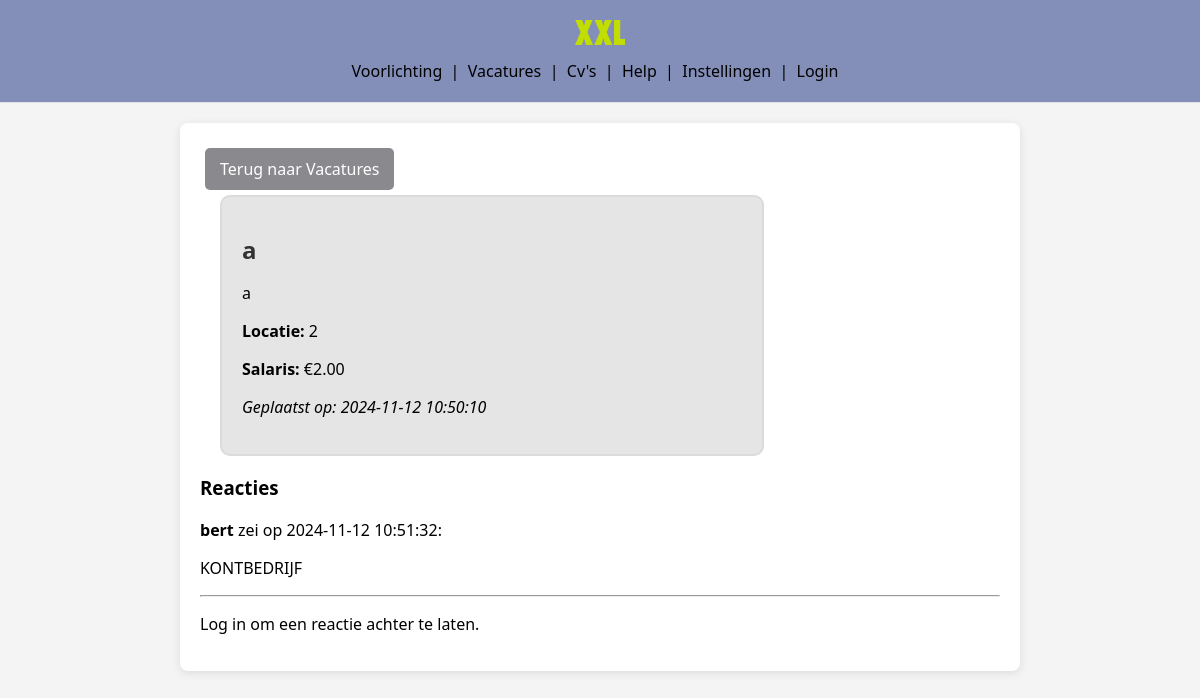
Page /vacature_detail.php?id=3 on the committed database.
### tables this page shows
CREATE TABLE `vacatureposts` (
  `id` int(11) NOT NULL,
  `titel` varchar(255) NOT NULL,
  `beschrijving` text NOT NULL,
  `locatie` varchar(255) NOT NULL,
  `salaris` decimal(10,2) DEFAULT NULL,
  `datum_geplaatst` timestamp NOT NULL DEFAULT current_timestamp(),
  `gebruiker_id` int(11) NOT NULL
);

CREATE TABLE `comments` (
  `id` int(11) NOT NULL,
  `vacature_id` int(11) NOT NULL,
  `naam` varchar(255) NOT NULL,
  `reactie` text NOT NULL,
  `datum_geplaatst` timestamp NOT NULL DEFAULT current_timestamp()
);

### vacature_detail.php (the view, shortened to what this page needs)
<?php
$servername = "localhost";
$username = "root";
$password = "";
$dbname = "XXL_database";
$conn = new mysqli($servername, $username, $password, $dbname);
$vacature_id = isset($_GET['id']) ? (int)$_GET['id'] : 0;
$sql = "SELECT * FROM vacatureposts WHERE id = $vacature_id";
$result = $conn->query($sql);
?>
<!DOCTYPE html>
<html lang="nl">
<head>
    <link rel="stylesheet" href="css/vacature.css">
</head>
<body>
    <?php include("header.php");?>
    <div class="vacature-container">
    <a href="vacature.php" class="vacature-button">Terug naar Vacatures</a>
        <?php
        if ($result->num_rows > 0) {
            $row = $result->fetch_assoc();
            echo "<div class='vacature'><h1 class='vacature-titel'>" . htmlspecialchars($row['titel']) . "</h1>";
            echo "<p>" . htmlspecialchars($row['beschrijving']) . "</p>";
            echo "<p><strong>Locatie:</strong> " . htmlspecialchars($row['locatie']) . "</p>";
            echo "<p><strong>Salaris:</strong> €" . htmlspecialchars($row['salaris']) . "</p>";
            echo "<p><em>Geplaatst op: " . $row['datum_geplaatst'] . "</em></p></div>";
        } else {
            echo "<p>404 Vacature niet gevonden.</p>";
        }
        ?>
        <h3>Reacties</h3>
        <?php
        $comment_sql = "SELECT * FROM comments WHERE vacature_id = $vacature_id ORDER BY datum_geplaatst DESC";
        $comment_result = $conn->query($comment_sql);
        if ($comment_result->num_rows > 0) {
            while ($comment_row = $comment_result->fetch_assoc()) {
                echo "<div>";
                echo "<p><strong>" . htmlspecialchars($comment_row['naam']) . "</strong> zei op " . $comment_row['datum_geplaatst'] . ":</p>";
                echo "<p>" . htmlspecialchars($comment_row['reactie']) . "</p>";
                echo "<hr>";
                echo "</div>";
            }
        } else {
            echo "<p>Geen reacties gevonden.</p>";
        }
        ?>
        <?php
        if (isset($_SESSION['user_id'])) {
        ?>
            <form action="vacature_detail.php?id=<?php echo $vacature_id; ?>" method="POST">
                <p><strong> Reactie achterlaten als <?php echo htmlspecialchars($_SESSION['username']); ?>:</strong></p>
                <textarea name="reactie" required></textarea>
                <br>
                <input type="submit" name="submit_comment" value="Plaats reactie">
            </form>
        <?php
        } else {
            echo "<p>Log in om een reactie achter te laten.</p>";
        }
        ?>
    </div>
</body>
</html>

### css/vacature.css (style rules this page uses)
.vacature { width: 500px; height: 50%; background-color: rgb(229, 229, 229); text-decoration: none; border-radius: 10px; border-width: 2px; border-style: solid; border-color: rgb(219, 219, 219); margin-left: 20px; padding: 20px; }
a { text-decoration: none; }
a:link { color: black; }
body { font-family: 'Arial', sans-serif; background-color: #f4f4f4; margin: 0; }
.vacature-container { background: white; border-radius: 8px; box-shadow: 0 2px 10px rgba(0, 0, 0, 0.1); padding: 20px; margin: 20px auto; max-width: 800px; }
.vacature-titel { font-size: 24px; color: #333; margin-bottom: 10px; }
.vacature-button { display: inline-block; background-color: #8a898e; color: white!important; padding: 10px 15px; border-radius: 5px; text-decoration: none; margin: 5px; transition: background-color 0.3s; }

### css/styling.css (style rules this page uses)
body { font-family: system-ui, -apple-system, BlinkMacSystemFont, 'Segoe UI', Roboto, Oxygen, Ubuntu, Cantarell, 'Open Sans', 'Helvetica Neue', sans-serif; margin: 0; }
a { text-decoration: none; }
a:link { color: black; }

### rows in the picture
vacatureposts: titel "a", beschrijving "a", locatie "2", salaris "2.00", datum_geplaatst "2024-11-12 10:50:10"
comments: naam "bert", datum_geplaatst "2024-11-12 10:51:32", reactie "KONTBEDRIJF"
